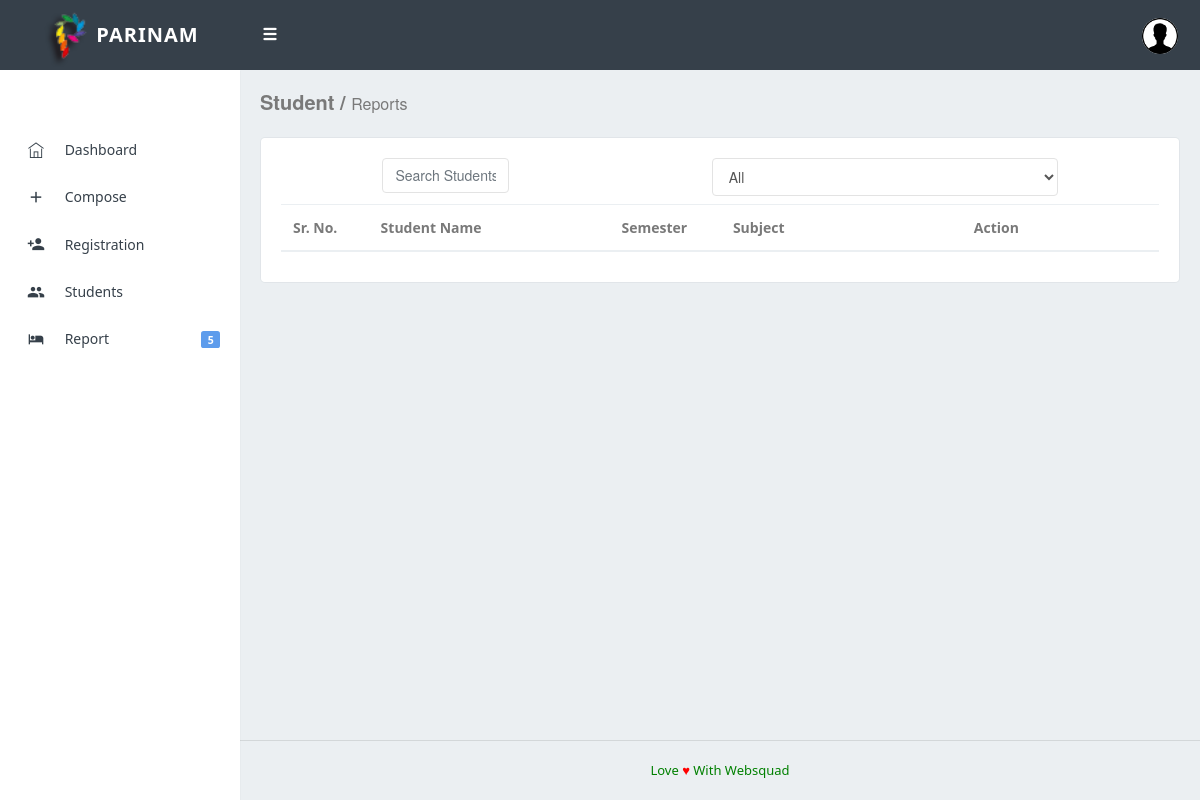
The app's page /report.php (signed in), older data.
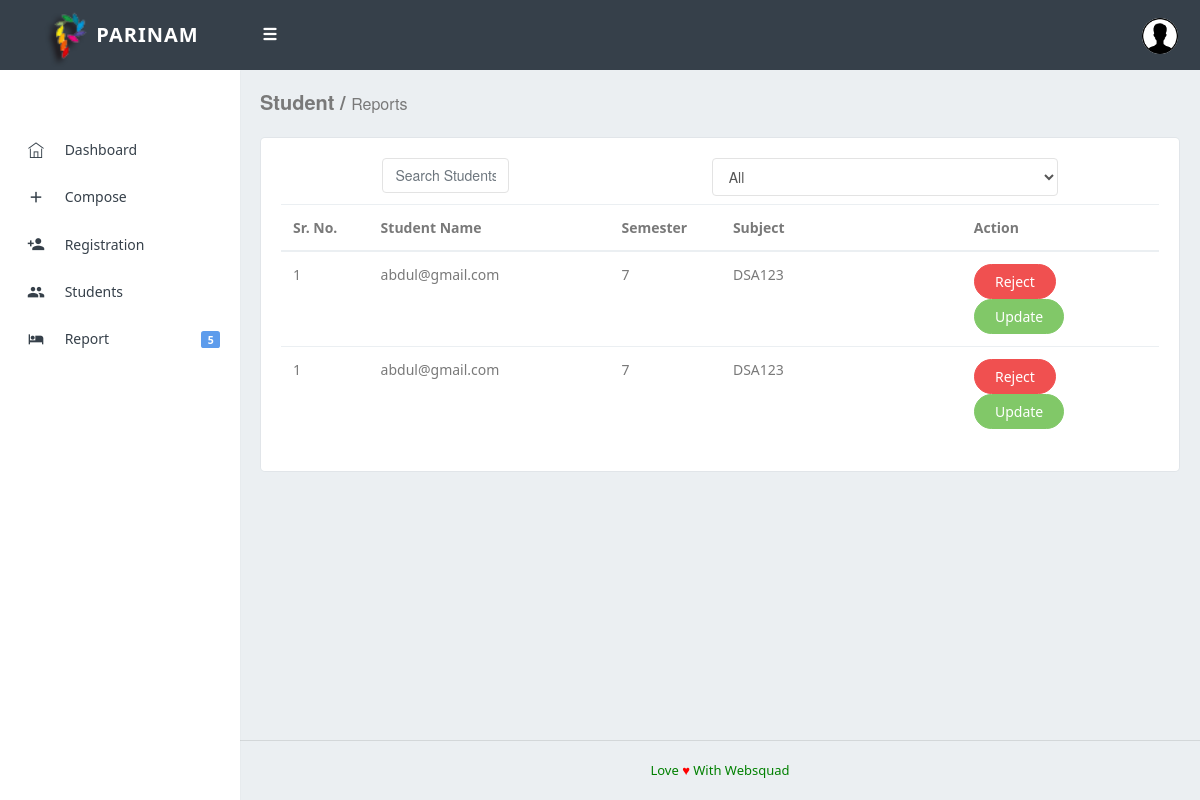
The same page, newer data.
### tables this page shows
CREATE TABLE `reports` (
  `id` int(100) NOT NULL,
  `student_id` varchar(225) NOT NULL,
  `subject_id` varchar(255) NOT NULL,
  `semester` int(11) NOT NULL,
  `status` int(11) NOT NULL,
  `date` timestamp NOT NULL DEFAULT CURRENT_TIMESTAMP
);

### report.php (the view, shortened to what this page needs)
<?php
	require "include/db.php";
?>
<!DOCTYPE html>
 <html>
     <head>
         <link href="assets/css/bootstrap.min.css" rel="stylesheet" type="text/css" />
         <link href="assets/css/icons.css" rel="stylesheet" type="text/css" />
         <link href="assets/css/style.css" rel="stylesheet" type="text/css" />
     </head>
     <body class="fixed-left">
         <div id="wrapper">
          <?php require 'nav.php';?>
             <div class="left side-menu">
                 <div class="sidebar-inner slimscrollleft">
                     <div id="sidebar-menu">
<?php require 'menu.php';?>
                     </div>
                 </div>
             </div>
          <div class="content-page">
                 <div class="content">
                     <div class="container-fluid">
                         <div class="row">
                             <div class="col-sm-12">
                                 <h4 class="page-title">Student / <small>Reports </small></h4>
                             </div>
                         </div>
                          <div class="row">
                             <div class="col-md-12">
                                 <div class="card-box">
								<div class="container">
					<div class="row justify-content-around">
                                         <div class="col-sm-2">
                                             <h4 class="header-title m-t-0"> <input type="text" placeholder="Search Students..." class="form-control"   /> </h4>
                                         </div>
<div class="col-sm-5">
                                             <h4 class="header-title m-t-0"> <select class="form-control"   />
											 <option >All</option>
											 </select></h4>
                                         </div>
                                     </div>
<div class="row data-table">
<table class="table">
  <thead>
    <tr>
      <th width="8%" valign="top">Sr. No.</th>
      <th width="22%" valign="top">Student Name</th>
      <th width="10%" valign="top">Semester</th>
      <th width="22%" valign="top">Subject</th>
      <th width="18%" valign="top">Action</th>
    </tr>
  </thead>
  <tbody>
	<?php
		$sql = "select reports.* from reports,subject,teachers where teachers.email=subject.teacher_id and reports.subject_id=subject.sub_id and teachers.email= '".$_SESSION['t_email']."';";
		$result = mysqli_query($conn, $sql);
		$i = 1;
		while($row = mysqli_fetch_assoc($result) ){
			echo "
				<tr>
				  <td>$i</td>
				  <td>".$row['student_id']."</td>
				  <td>".$row['semester']."</td>
				  <td>".$row['subject_id']."</td>
				  <td>
				  <button class=\"btn btn-danger btn-rounded waves-effect waves-light\">Reject</button> &nbsp;&nbsp;
				  <a href='update_result.php?email=".$row['student_id']."&sem=".$row['semester']."&sub_id=".$row['subject_id']."' class=\"btn btn-success btn-rounded waves-effect waves-light\">Update</a>
				  </td>
				</tr>
			";
		}
	?>
  </tbody>
</table>
</div>
</div>
                                 </div>
                             </div>
                         </div>
						 </div>
                     </div>
                 </div>
                 <?php require 'footer.php';?>
             </div>
     </body>
 </html>

Row changes from the older to the newer data that the page shows:
added reports: student "abdul@gmail.com", semester "7", subject "DSA123"
added reports: student "abdul@gmail.com", semester "7", subject "DSA123"
